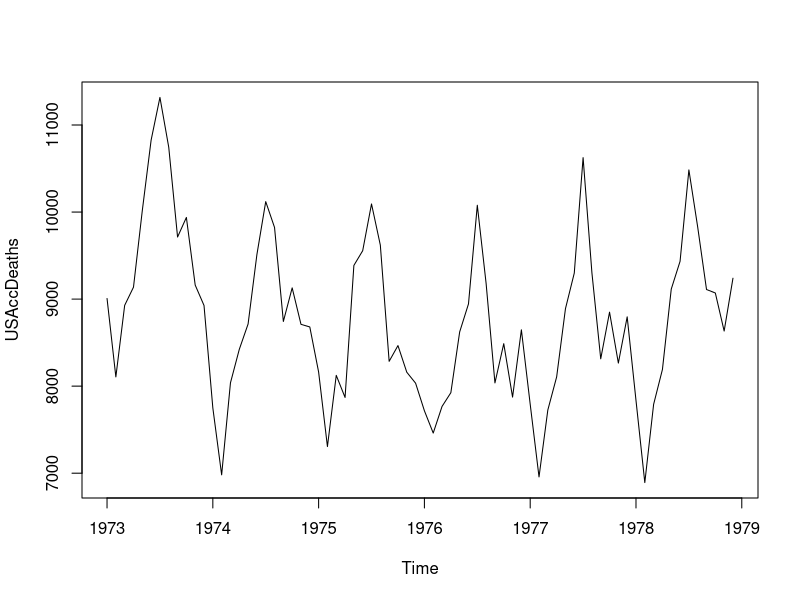
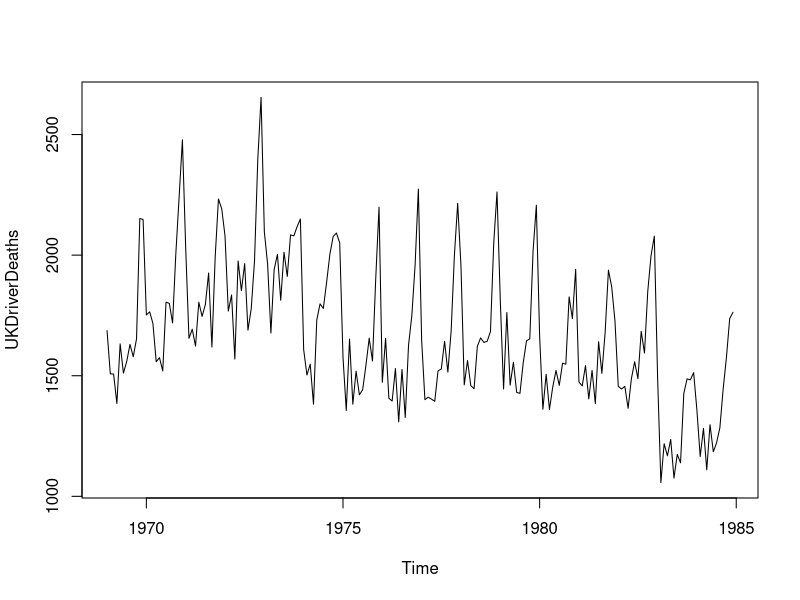
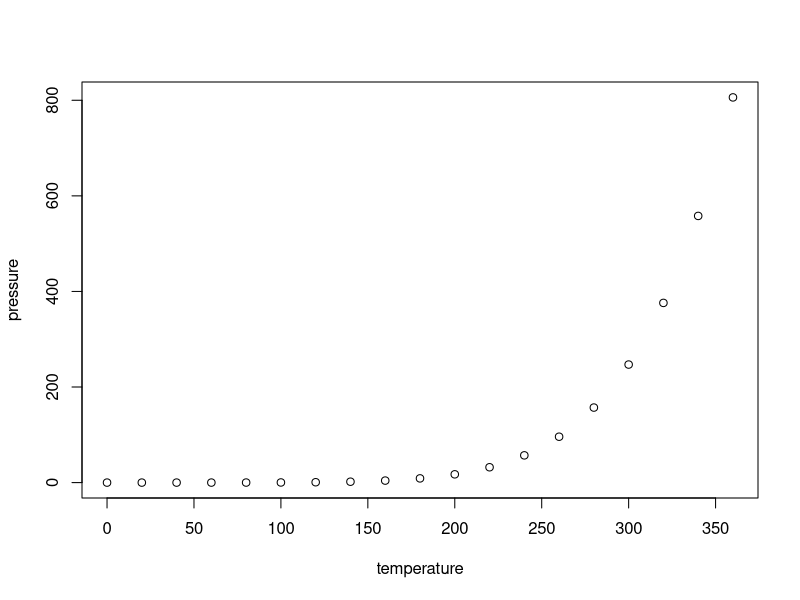

Here is the R script that generated these plots, in order:
## ---- chunk 1
knitr::opts_chunk$set(echo = TRUE)
## ---- chunk 2
plot(USAccDeaths)
plot(UKDriverDeaths)
## ---- chunk 3
plot(pressure)
